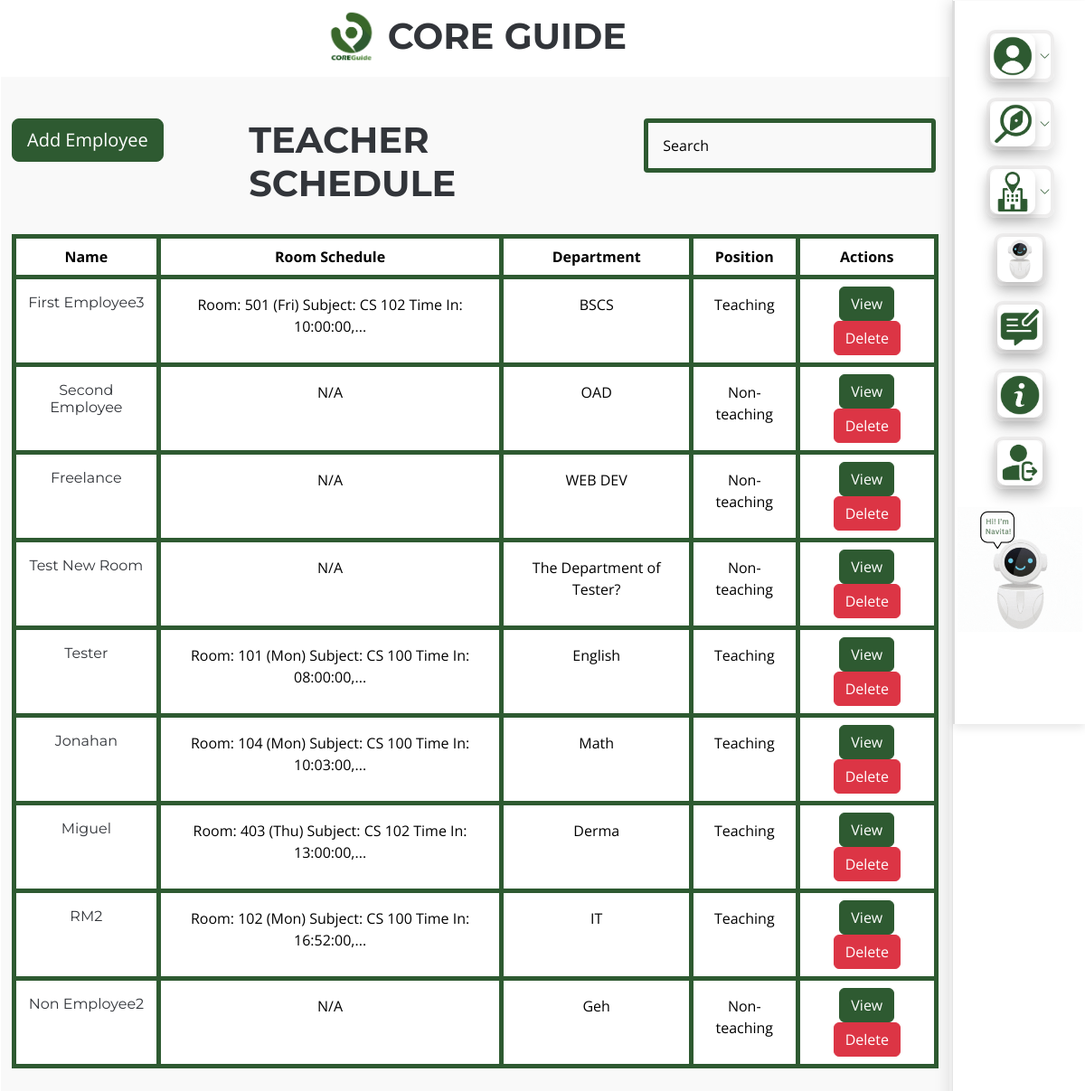
/superadmin/employee_schedule_feb-04.php (signed in), run on the app's committed database.
### tables this page shows
CREATE TABLE `employee_schedule` (
  `schedule_id` int(11) NOT NULL,
  `name` varchar(100) NOT NULL,
  `department` varchar(100) DEFAULT NULL,
  `position` enum('teaching','non-teaching') NOT NULL
);

### superadmin/employee_schedule_feb-04.php (the view, shortened to what this page needs)
<?php
require('../include/dbconnect.php');
?>
<!DOCTYPE html>
<html lang="en">
<head>
  <link href="../assets/vendor/bootstrap/css/bootstrap.min.css" rel="stylesheet">
  <link href="../assets/vendor/bootstrap-icons/bootstrap-icons.css" rel="stylesheet">
  <link href="../assets/vendor/aos/aos.css" rel="stylesheet">
  <link href="../assets/vendor/glightbox/css/glightbox.min.css" rel="stylesheet">
  <link href="../assets/vendor/swiper/swiper-bundle.min.css" rel="stylesheet">
  <link href="../assets/css/main.css" rel="stylesheet">
  <link href="../assets/css/custom.css" rel="stylesheet">
  <link href="../assets/css/lightgallery.css" rel="stylesheet" />
</head>
<body class="index-page">
  <?php
    include 'include/navbar.php';
  ?>
  <main class="main">
    <div class="mt-2">
      <h1 class="text-center">
      <img src="../assets/img/core/coreguide-logo.png" alt="Core Guide Logo" class="mb-2" width="60">
          <b>
            <span class="pt-3">
              CORE GUIDE
            </span>
          </b>
      </h1>
    </div>
    <section class="services section light-background">
      <div class="container" data-aos="fade-up">
   <div class="row pt-3">
        <div class="col-md-3">
            <button type="button" class="btn btn-success btn-lg" data-bs-toggle="modal" data-bs-target="#staticBackdrop" style="color: white;">
                Add Employee
            </button>
        </div>
        <div class="col-md-5 text-left">
            <h1>
              <b>
              TEACHER SCHEDULE
              </b>
            </h1>
        </div>
        <div class="col-md-4">
            <form>
                <div class="search-input">
                    <input class="form-control" type="text" id="searchInput" placeholder="Search" aria-label="Search" onkeyup="filterTable()" style="width: 99%;">
                </div>
            </form>
        </div>
    </div>
    <table class="table table-bordered border-success mt-4 text-center" id="employeeTable">
        <thead>
            <tr>
                <th scope="col">Name</th>
                <th scope="col">Room Schedule</th>
                <th scope="col">Department</th>
                <th scope="col">Position</th>
                <th scope="col">Actions</th>
            </tr>
        </thead>
        <tbody>
        <?php
$query = "
SELECT e.schedule_id, e.name, e.department, e.position, GROUP_CONCAT(DISTINCT CONCAT('Room: ', rm.room_name, ' (', r.day, ')', IF(r.subject IS NOT NULL AND r.subject <> '', CONCAT(' Subject: ', r.subject), ''), IF(r.position = 'non-teaching', CONCAT(' Time In: ', r.time_in, ' Time Out: ', r.time_out), CONCAT(' Time In: ', r.time_in))) SEPARATOR ', ') AS schedules FROM employee_schedule e LEFT JOIN real_time_schedule r ON e.schedule_id = r.employee_id LEFT JOIN room rm ON r.room_id = rm.room_id GROUP BY e.schedule_id ORDER BY e.schedule_id ASC;
    ";
$result = mysqli_query($conn, $query);
while ($row = mysqli_fetch_assoc($result)) {
    $modal_id = 'modal_' . $row['schedule_id'];
    echo "<tr>";
        echo "<th><h6 class='mt-2'>{$row['name']}</h6></th>";
        if($row['position'] == 'teaching') {
            $limited_text = strlen($row['schedules']) > 50 ? substr($row['schedules'], 0, 50) . '...' : $row['schedules'];
            echo "<th class='pt-3'>$limited_text</th>";
        } else {
            echo "<th class='pt-3'>N/A</th>";
        }
        echo "<th class='pt-3'>{$row['department']}</th>";
        echo "<th class='pt-3'>" . ucfirst($row['position']) . "</th>";
        echo "<th class='pt-2'>
                <button type='button' class='btn btn-success' data-bs-toggle='modal' data-bs-target='#{$modal_id}'>
                    View
                </button>
                <a href='include/delete_employee.php?emp_id={$row['schedule_id']}' class='btn btn-danger'>Delete</a>
              </th>";
        echo "</tr>";
}
?>
        </tbody>
    </table>
    </section>
  </main>
</body>
</html>

### assets/css/main.css (style rules this page uses)
:root { --default-font: "Open Sans", system-ui, -apple-system, "Segoe UI", Roboto, "Helvetica Neue", Arial, "Noto Sans", "Liberation Sans", sans-serif, "Apple Color Emoji", "Segoe UI Emoji", "Segoe UI Symbol", "Noto Color Emoji"; --heading-font: "Montserrat", sans-serif; --nav-font: "Poppins", sans-serif; }
:root { --background-color: #ffffff; --default-color: #212529; --heading-color: #32353a; --accent-color: #2e5a31; --surface-color: #ffffff; --contrast-color: #ffffff; }
:root { --nav-color: #3a3939; --nav-hover-color: #2e5a31; --nav-mobile-background-color: #ffffff; --nav-dropdown-background-color: #ffffff; --nav-dropdown-color: #3a3939; --nav-dropdown-hover-color: #2e5a31; }
.light-background { --background-color: #f9f9f9; --surface-color: #ffffff; }
:root { scroll-behavior: smooth; }
body { color: var(--default-color); background-color: var(--background-color); font-family: var(--default-font); }
a { color: var(--accent-color); text-decoration: none; transition: 0.3s; }
h1, h2, h3, h4, h5, h6 { color: var(--heading-color); font-family: var(--heading-font); }
section, .section { color: var(--default-color); background-color: var(--background-color); padding: 30px 0 60px; scroll-margin-top: 90px; overflow: clip; }
.btn-success { color: #fff; background-color: #2e5a31; border-color: #2e5a31; }

### assets/css/custom.css (style rules this page uses)
.main { margin-right: 130px; padding: 1px 20px 10px 1px; box-sizing: border-box; }
tbody th,h5,h4,h6 { font-weight: 400; }
.search-input { position: relative; }
.search-input input { padding: 0.8rem 1rem 0.8rem 1rem; background-color: transparent; border: 2px solid #2e5a31; width: 600px; }
input::placeholder { color: black !important; opacity: 1; }

### superadmin/employee_schedule_feb-04.php (style rules this page uses)
.search-input { position: relative; }
.form-control { border: 5px solid #2e5a31 !important; border-radius: 0.25rem; }
.search-input input { padding: 0.8rem 1rem 0.8rem 1rem; }
input::placeholder { color: black !important; opacity: 1; }
th,td { border: 5px solid #2e5a31 !important; }

### data on the page
employee_schedule: name "First Employee3", limited_text "Room: 501 (Fri) Subject: CS 102 Time In: 10:00:00,...", department "BSCS", position "Teaching"
employee_schedule: name "Second Employee", shows "N/A", department "OAD", position "Non-teaching"
employee_schedule: name "Freelance", shows "N/A", department "WEB DEV", position "Non-teaching"
employee_schedule: name "Test New Room", shows "N/A", department "The Department of Tester?", position "Non-teaching"
employee_schedule: name "Tester", limited_text "Room: 101 (Mon) Subject: CS 100 Time In: 08:00:00,...", department "English", position "Teaching"
employee_schedule: name "Jonahan", limited_text "Room: 104 (Mon) Subject: CS 100 Time In: 10:03:00,...", department "Math", position "Teaching"
employee_schedule: name "Miguel", limited_text "Room: 403 (Thu) Subject: CS 102 Time In: 13:00:00,...", department "Derma", position "Teaching"
employee_schedule: name "RM2", limited_text "Room: 102 (Mon) Subject: CS 100 Time In: 16:52:00,...", department "IT", position "Teaching"
employee_schedule: name "Non Employee2", shows "N/A", department "Geh", position "Non-teaching"
